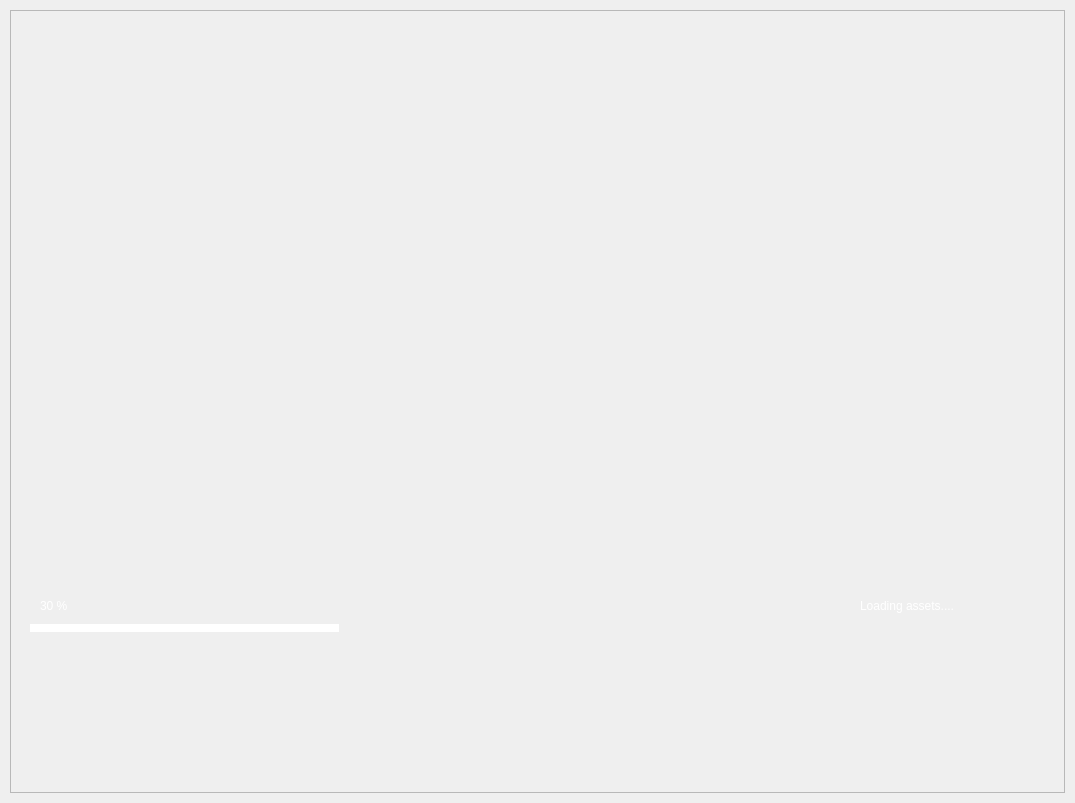
<?xml version="1.0" encoding="UTF-8"?>
<ui version="4.0">
 <class>MainWindow</class>
 <widget class="QMainWindow" name="MainWindow">
  <property name="geometry">
   <rect>
    <x>0</x>
    <y>0</y>
    <width>1075</width>
    <height>803</height>
   </rect>
  </property>
  <property name="windowTitle">
   <string>MainWindow</string>
  </property>
  <widget class="QWidget" name="centralwidget">
   <widget class="QFrame" name="frame">
    <property name="geometry">
     <rect>
      <x>10</x>
      <y>10</y>
      <width>1055</width>
      <height>783</height>
     </rect>
    </property>
    <property name="frameShape">
     <enum>QFrame::StyledPanel</enum>
    </property>
    <property name="frameShadow">
     <enum>QFrame::Raised</enum>
    </property>
    <widget class="QLabel" name="label">
     <property name="geometry">
      <rect>
       <x>20</x>
       <y>10</y>
       <width>1024</width>
       <height>768</height>
      </rect>
     </property>
     <property name="text">
      <string/>
     </property>
     <property name="pixmap">
      <pixmap>../tivra/splash.png</pixmap>
     </property>
    </widget>
    <widget class="QProgressBar" name="progressBar">
     <property name="geometry">
      <rect>
       <x>20</x>
       <y>614</y>
       <width>1024</width>
       <height>8</height>
      </rect>
     </property>
     <property name="styleSheet">
      <string notr="true">QProgressBar {
                    border: 0.1px solid grey;
                    border-radius: 5px;
                   background-color: rgba(255, 255, 255, 0);
                   height: 200px;
                
               }
               
                QProgressBar::chunk {
                    background-color: rgb(255, 255, 255);
                    margin: 0;
                   width: 3px;
    
                }</string>
     </property>
     <property name="value">
      <number>30</number>
     </property>
     <property name="textVisible">
      <bool>false</bool>
     </property>
    </widget>
    <widget class="QLabel" name="ptext">
     <property name="geometry">
      <rect>
       <x>30</x>
       <y>580</y>
       <width>131</width>
       <height>31</height>
      </rect>
     </property>
     <property name="styleSheet">
      <string notr="true">QLabel{
	color: rgb(255,255,255);
	
	font: 18pt &quot;Reem Kufi&quot;;
}</string>
     </property>
     <property name="text">
      <string>30 %</string>
     </property>
    </widget>
    <widget class="QLabel" name="info">
     <property name="geometry">
      <rect>
       <x>850</x>
       <y>580</y>
       <width>191</width>
       <height>31</height>
      </rect>
     </property>
     <property name="styleSheet">
      <string notr="true">QLabel{
	color: rgb(255,255,255);
	
	font: 18pt &quot;Reem Kufi&quot;;
}</string>
     </property>
     <property name="text">
      <string>Loading assets....</string>
     </property>
    </widget>
   </widget>
  </widget>
 </widget>
 <resources/>
 <connections/>
</ui>
